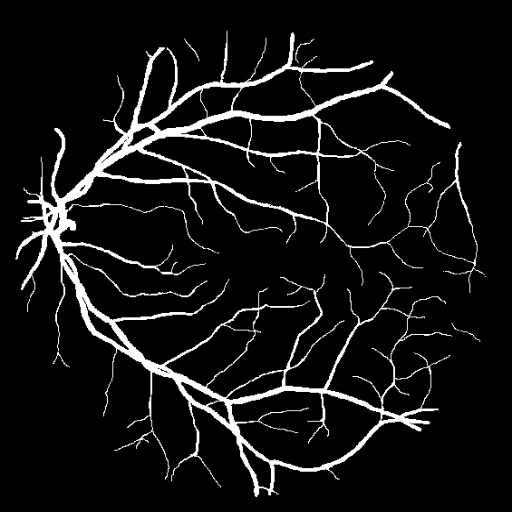
#> input picture retina/train/groundtruths/21.jpg, 512 x 512 px, given as the content of the folder retina/train/imagen, which was not available
$ python Aumentacion2.py
#> lines starting #> are read from the running program, lines starting #| are printed output that depends on the picture; pictures that were not available may be replaced by others from this repository, and a replacement may not be noted
import cv2
import numpy as np
import os
from glob import glob

# Crear directorios de salida para imágenes y máscaras
output_dir_images = 'augmentacion-retina/images/'
output_dir_masks = 'augmentacion-retina/groundtruths/'

if not os.path.exists(output_dir_images):
    os.makedirs(output_dir_images)

if not os.path.exists(output_dir_masks):
    os.makedirs(output_dir_masks)

# Cargar las imágenes y las máscaras
images = sorted(glob('retina/train/imagen/*.jpg'))
masks = sorted(glob('retina/train/groundtruths/*.jpg'))

# Verificar que hay imágenes y máscaras
print(f"Imágenes encontradas: {len(images)}")
print(f"Máscaras encontradas: {len(masks)}")

if not images or not masks:
    print("No se encontraron imágenes o máscaras en las rutas especificadas.")
    exit()

# Función para ajustar brillo
def adjust_brightness(img, beta):
    return cv2.convertScaleAbs(img, beta=beta)

# Función para rotar imagen
def rotate_image(img, angle):
    (h, w) = img.shape[:2]
    center = (w // 2, h // 2)
    M = cv2.getRotationMatrix2D(center, angle, 1.0)
    return cv2.warpAffine(img, M, (w, h))

# Generar imágenes y máscaras
total_images = 0
brightness_levels = [10, 20, 30, 40, 50, 60, 70, 80, 90, 100]  # Niveles de brillo más extensos
rotation_angles = list(range(0, 360, 30))  # Rotaciones cada 30 grados

for idx, (img_path, mask_path) in enumerate(zip(images, masks)):
    img = cv2.imread(img_path)
#> img is the input picture: shape (512, 512, 3); min 0, max 255, mean 19.2
    mask = cv2.imread(mask_path, cv2.IMREAD_GRAYSCALE)
#> mask: shape (512, 512); min 0, max 255, mean 19.2

    for brightness in brightness_levels:
        transformed_img = adjust_brightness(img, beta=brightness)
        for angle in rotation_angles:
            rotated_img = rotate_image(transformed_img, angle)
            rotated_mask = rotate_image(mask, angle)

            # Guardar imagen y máscara
            cv2.imwrite(f'{output_dir_images}/img_{idx:03d}_brightness_{brightness}_rot_{angle}.jpg', rotated_img)
            cv2.imwrite(f'{output_dir_masks}/mask_{idx:03d}_brightness_{brightness}_rot_{angle}.jpg', rotated_mask)
            total_images += 1
            print(f'Generando imagen {total_images}: brillo {brightness}, rotación {angle}')

            if total_images >= 1000:
                break
        if total_images >= 1000:
            break
#> this loop made 10 passes
#> pass 1, `cv2.imwrite(f'{output_dir_images}/img_{idx:03d}_brightness_{brightness..`:
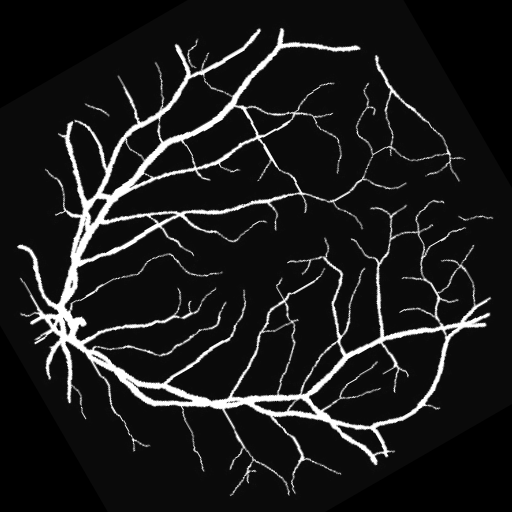
#> saved as img_000_brightness_10_rot_30.jpg: shape (512, 512, 3); min 0, max 255, mean 27.3
#> pass 1, `cv2.imwrite(f'{output_dir_images}/img_{idx:03d}_brightness_{brightness..`:
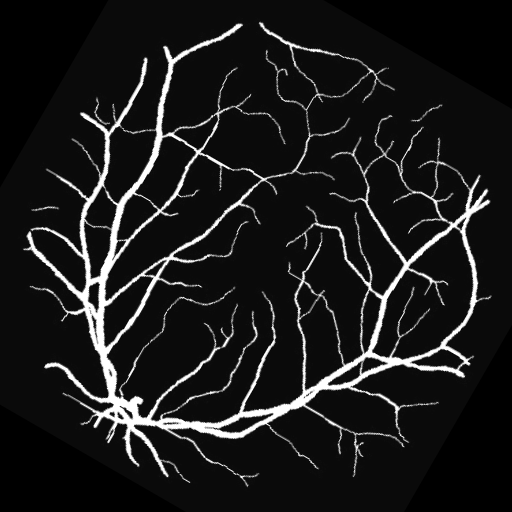
#> saved as img_000_brightness_10_rot_60.jpg: shape (512, 512, 3); min 0, max 255, mean 27.3
#> after the loop:
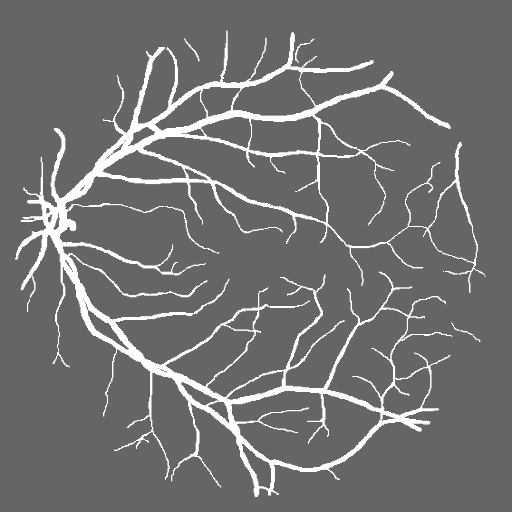
#> transformed_img: shape (512, 512, 3); min 100, max 255, mean 113.5
    if total_images >= 1000:
        break

print(f"Generación completa. Total de imágenes generadas: {total_images}")
#| Generación completa. Total de imágenes generadas: 120

$ run again, on retina/train/groundtruths/25.jpg
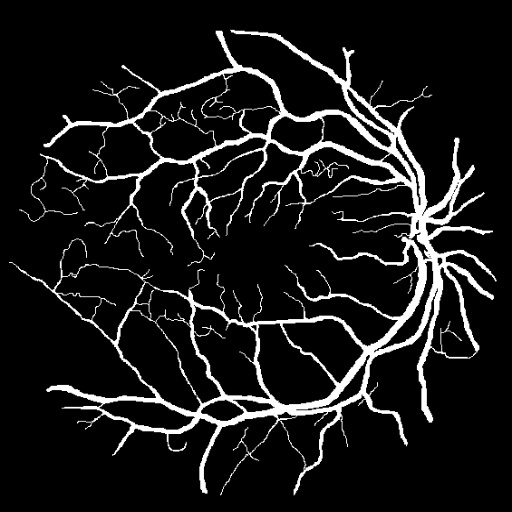
#> input picture retina/train/groundtruths/25.jpg, 512 x 512 px, given as the content of the folder retina/train/imagen, which was not available
#> img is the input picture: shape (512, 512, 3); min 0, max 255, mean 24.7
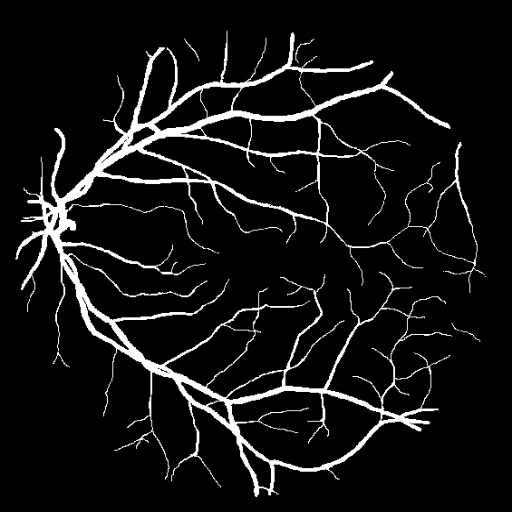
#> input picture retina/train/groundtruths/21.jpg, 512 x 512 px
#> mask is the input picture: shape (512, 512); min 0, max 255, mean 19.2
#> the loop `for brightness in brightness_levels:` made 10 passes
#> after the loop `for brightness in brightness_levels:`:
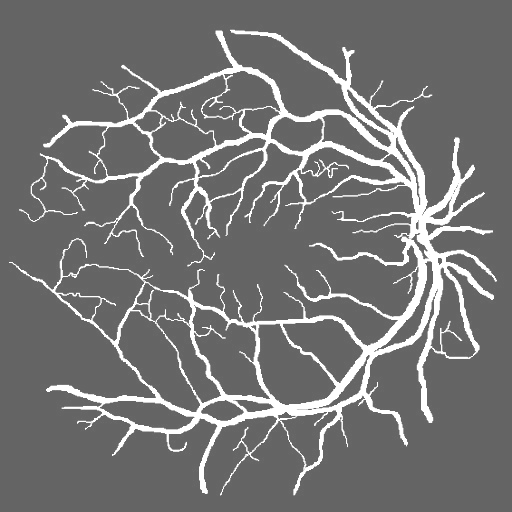
#> transformed_img: shape (512, 512, 3); min 100, max 255, mean 117.1
#| Generación completa. Total de imágenes generadas: 120

$ run again, on retina/train/groundtruths/26.jpg
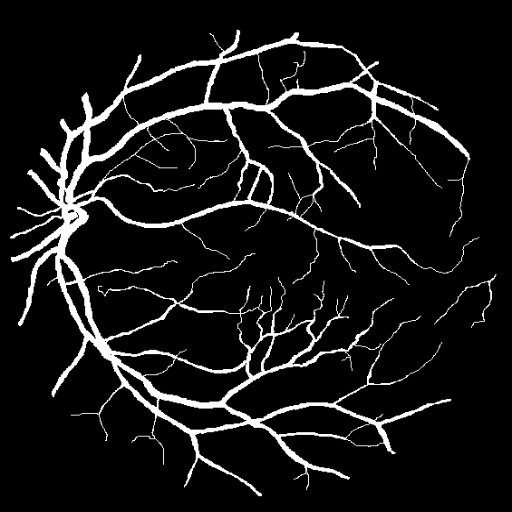
#> input picture retina/train/groundtruths/26.jpg, 512 x 512 px, given as the content of the folder retina/train/imagen, which was not available
#> img is the input picture: shape (512, 512, 3); min 0, max 255, mean 21.5
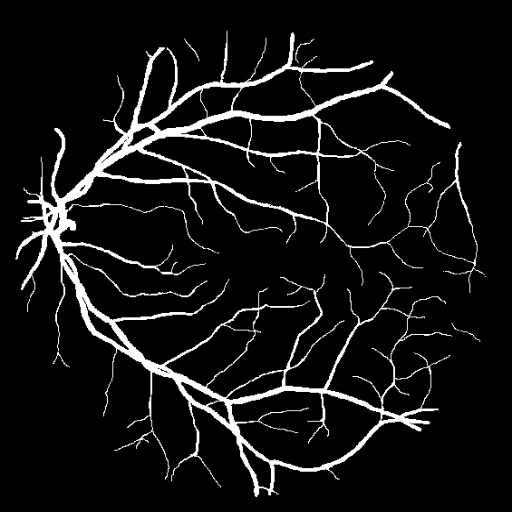
#> input picture retina/train/groundtruths/21.jpg, 512 x 512 px
#> mask is the input picture: shape (512, 512); min 0, max 255, mean 19.2
#> the loop `for brightness in brightness_levels:` made 10 passes
#> after the loop `for brightness in brightness_levels:`:
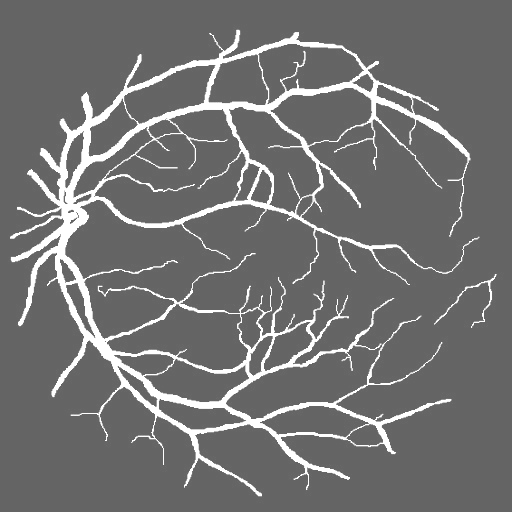
#> transformed_img: shape (512, 512, 3); min 100, max 255, mean 114.9
#| Generación completa. Total de imágenes generadas: 120

$ run again, on retina/train/groundtruths/27.jpg
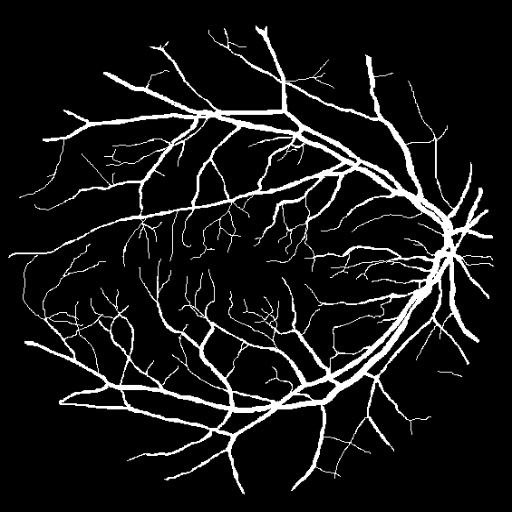
#> input picture retina/train/groundtruths/27.jpg, 512 x 512 px, given as the content of the folder retina/train/imagen, which was not available
#> img is the input picture: shape (512, 512, 3); min 0, max 255, mean 22.7
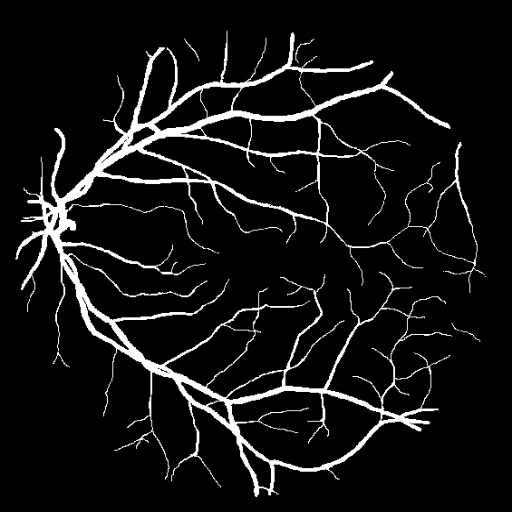
#> input picture retina/train/groundtruths/21.jpg, 512 x 512 px
#> mask is the input picture: shape (512, 512); min 0, max 255, mean 19.2
#> the loop `for brightness in brightness_levels:` made 10 passes
#> after the loop `for brightness in brightness_levels:`:
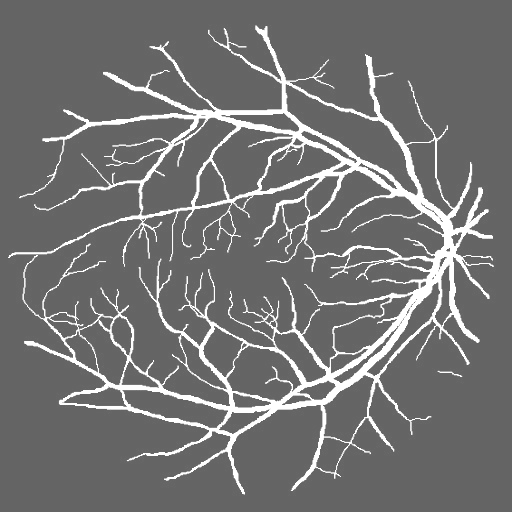
#> transformed_img: shape (512, 512, 3); min 100, max 255, mean 116
#| Generación completa. Total de imágenes generadas: 120
